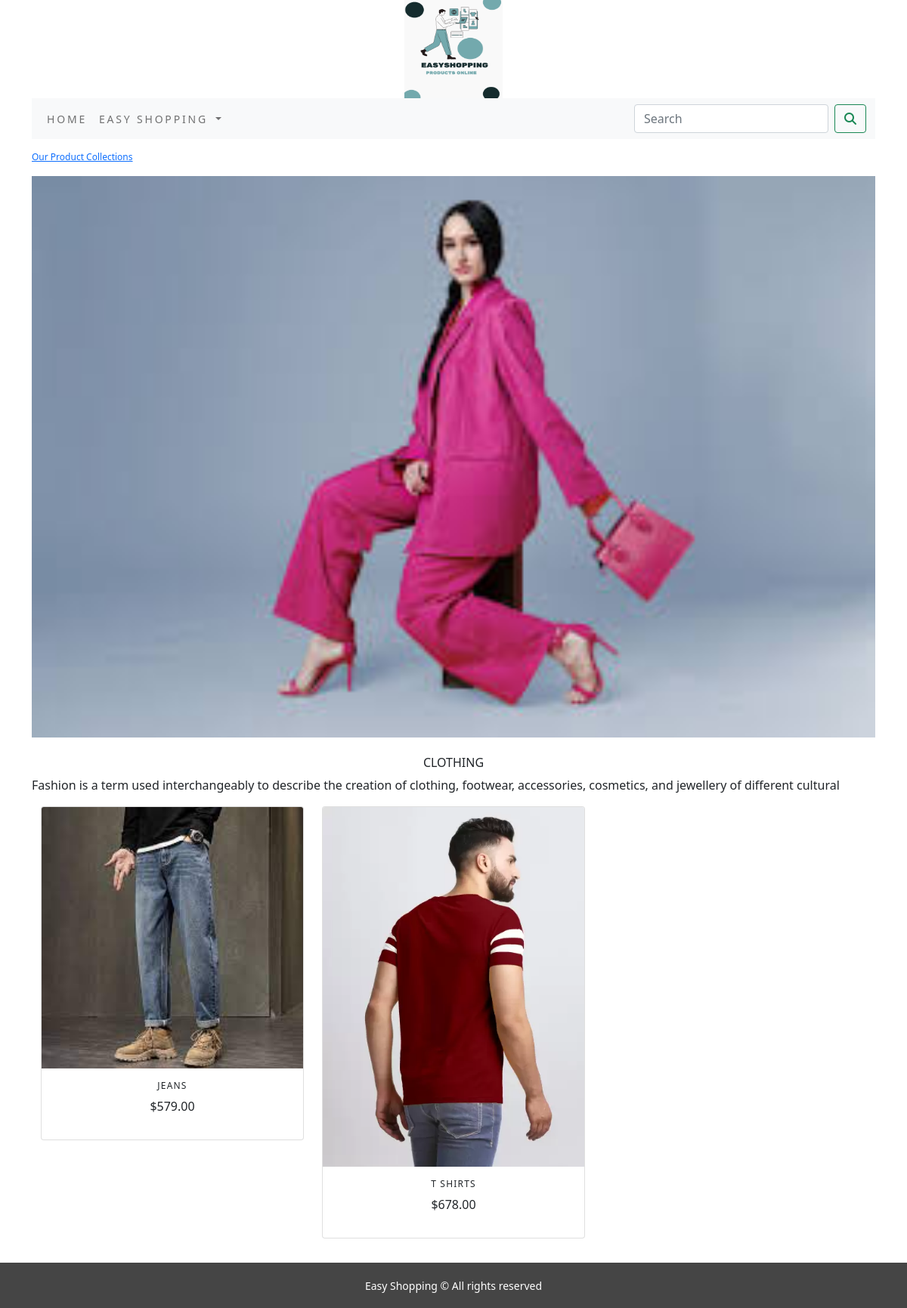
Page /ecommerce_app/clothing/ on the earlier database version.
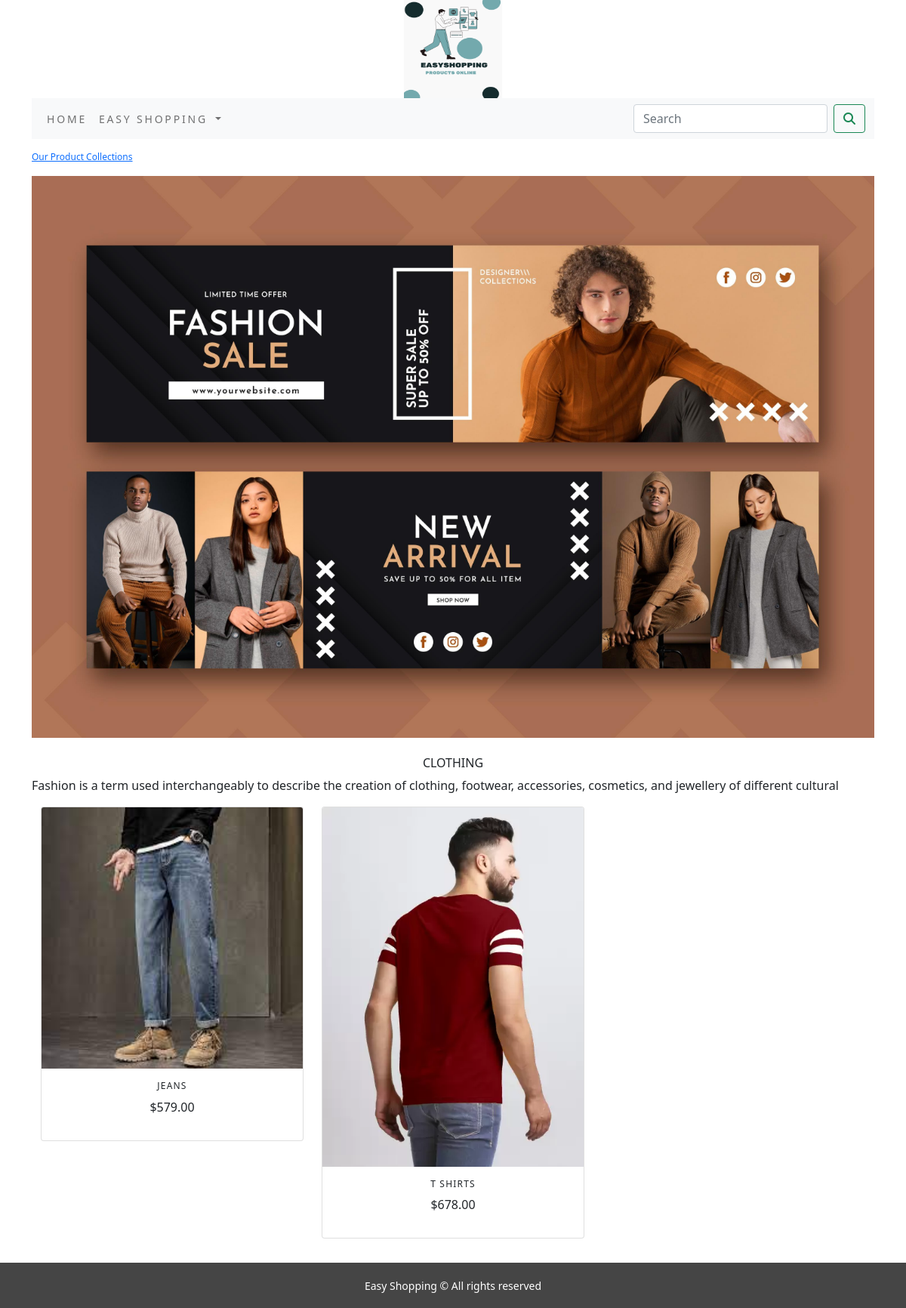
Same page on the later database version.
### ecommerce_app/models.py (models this page shows, shortened)
class Category(models.Model):
    name = models.CharField(max_length=250, unique=True)
    slug = models.SlugField(max_length=250, unique=True)
    description = models.TextField(blank=True)
    image = models.ImageField(upload_to='category', blank=True)
    class Meta:
        ordering = ('name',)
        verbose_name = 'category'
        verbose_name_plural = 'categories'
    def get_url(self):
        return reverse('ecommerce_app:products_by_category', args=[self.slug])

class Product(models.Model):
    name = models.CharField(max_length=250, unique=True)
    slug = models.SlugField(max_length=250, unique=True)
    description = models.TextField(blank=True)
    price = models.DecimalField(max_digits=10, decimal_places=2)
    category = models.ForeignKey(Category, on_delete=models.CASCADE)
    image = models.ImageField(upload_to='product', blank=True)
    stock = models.IntegerField()
    available = models.BooleanField(default=True)
    created = models.DateTimeField(auto_now_add=True)
    updated = models.DateTimeField(auto_now=True)
    def get_url(self):
        return reverse('ecommerce_app:product_category_detail', args=[self.category.slug, self.slug])
    class Meta:
        ordering = ('name',)
        verbose_name = 'product'
        verbose_name_plural = 'products'

### ecommerce_app/views.py (the view)
# urls.py: path('', views.allProductCategory, name='allProductCategory'),
def allProductCategory(request, category_slug=None):
    category_page = None
    products_list = None
    if category_slug != None:
        category_page = get_object_or_404(Category, slug=category_slug)
        products_list = Product.objects.all().filter(category=category_page, available=True)
    else:
        products_list = Product.objects.all().filter(available=True)
    paginator = Paginator(products_list, '6')
    try:
        page = int(request.GET.get('page', '1'))
    except:
        page = 1
    try:
        products = paginator.page(page)
    except (EmptyPage, InvalidPage):
        products = paginator.page(paginator.num_pages)
    return render(request, 'category.html', {'category': category_page, 'products': products})

### cart/context_processors.py (called while the page is built)
def counter(request):
    item_count = 0
    if 'admin' in request.path:
        return {}
    else:
        try:
            cart = Cart.objects.filter(cart_id=_cart_id(request))
            cart_items = CartItem.objects.all().filter(cart=cart[:1])
            for cart_item in cart_items:
                item_count += cart_item.quantity
        except Cart.DoesNotExist:
            item_count = 0
    return dict(item_count=item_count)

### cart/views.py (called while the page is built)
def _cart_id(request):
    cart = request.session.session_key
    if not cart:
        cart = request.session.create()
    return cart

### ecommerce_app/context_processors.py (called while the page is built)
def menu_links(request):
    links = Category.objects.all()
    return dict(links=links)

### templates/category.html (shortened to what this page needs)
{% extends 'base.html' %}
{% load static %}
{% block content %}
    {% if category %}
        <div>
            <div class="row category_one">
                <div class="mx_auto">
                    <p><a href="{% url 'ecommerce_app:allProductCategory' %}">Our Product Collections</a></p>
                  </div>
            </div>
        </div>
    {% endif %}
        <div class="mx_auto">
            {% if category %}
              <img class="my_image" src="{{category.image.url}}" alt="{{category.name}}">
        </div><br>
        <div>
            <h1 class="text-center my_title">{{ category.name }}</h1>
            <p class="text-justify">{{ category.description }}</p>
        </div>
            {% endif %}
<div class="container">
   <div class="row mx_auto">
       {% for product in products.object_list %}
       <div class="my_bottom_margin col-9 col-sm-12 col-md-2 col-lg-4">
           <div class="card text-center" style="min-width:18rem;">
           <a href="{{product.get_url}}">
               <img class="card-img-top my_image" src="{{product.image.url}}" alt="{{product.name}}">
           </a>
           <div class="card-body">
               <h4>{{product.name}}</h4>
               <p>${{product.price}}</p>
           </div>
       </div>
       </div>
       {% endfor %}
   </div>
    <br>
</div>
{% endblock %}

### templates/base.html (shortened to what this page needs)
{% load static %}
<!DOCTYPE html>
<html lang="en">
<head>
    <link rel="stylesheet" href="{% static 'css/custom.css' %}">
    <link href="{% static 'css/bootstrap.min.css' %}" rel="stylesheet" >
</head>
<body>
<div class="container">
    {% include 'header.html' %}
    {% include 'navbar.html' %}
    {% block content %}
    {% endblock %}
</div>
    {% include 'footer.html' %}
</body>
</html>

### templates/header.html
{% load static %}
<header>
    <center>
        <a href="{% url 'ecommerce_app:allProductCategory' %}">
        <img src="{% static 'images/logo.png' %} " alt="logoimage" width="130px" height="130px">
        </a>
    </center>
</header>

### templates/navbar.html (shortened to what this page needs)
<nav class="navbar navbar-expand-lg navbar-light bg-light">
  <div class="container-fluid">
    <div class="collapse navbar-collapse" id="navbarSupportedContent">
      <ul class="navbar-nav me-auto mb-2 mb-lg-0">
        <li class="nav-item">
          <a class="nav-link" href="{% url 'ecommerce_app:allProductCategory' %}">Home</a>
        </li>
        <li class="nav-item dropdown {% if 'ecommerce_app' in request.path %} active {% endif %}">
          <a class="nav-link dropdown-toggle" href="#" id="navbarDropdown" role="button" data-bs-toggle="dropdown" aria-expanded="false">
            Easy Shopping
          </a>
        </li>
      </ul>
      <form class="d-flex" action="{% url 'search_app:SearchResult' %}" method="get">
        <input class="form-control me-2" type="search" placeholder="Search" name="q" aria-label="Search">
        <button class="btn btn-outline-success" type="submit"><i class="fa-solid fa-magnifying-glass"></i></button>
      </form>
    </div>
  </div>
</nav>

### templates/footer.html
<div class="footer navbar-fixed-bottom my_footer">
    <p class="text-center">
        Easy Shopping &copy; All rights reserved
    </p>
</div>

### static/css/custom.css (style rules this page uses)
body { font-family: "Roboto", sans-serif; }
.nav-item { letter-spacing : .2em; font-size : 14px; text-transform : uppercase; }
.my_footer { background-color : #454545; color : #FFFFFF; height : 60px; }
.my_footer p { padding-top : 20px; font-size : 14px; }
.category_one { padding-top:15px; }
.category_one .mx_auto { color: #0000; font-size:12px; }
.my_image { width:100%; height:auto; }
.my_title { font-size:16px; text-transform:uppercase; }
.my_bottom_margin { margin-bottom:8px; }
.card-body h4 { font-size:12px; text-transform:uppercase; letter-spacing:.1em; }

Differences in the rows shown:
changed Category "CLOTHING": image: a different picture
